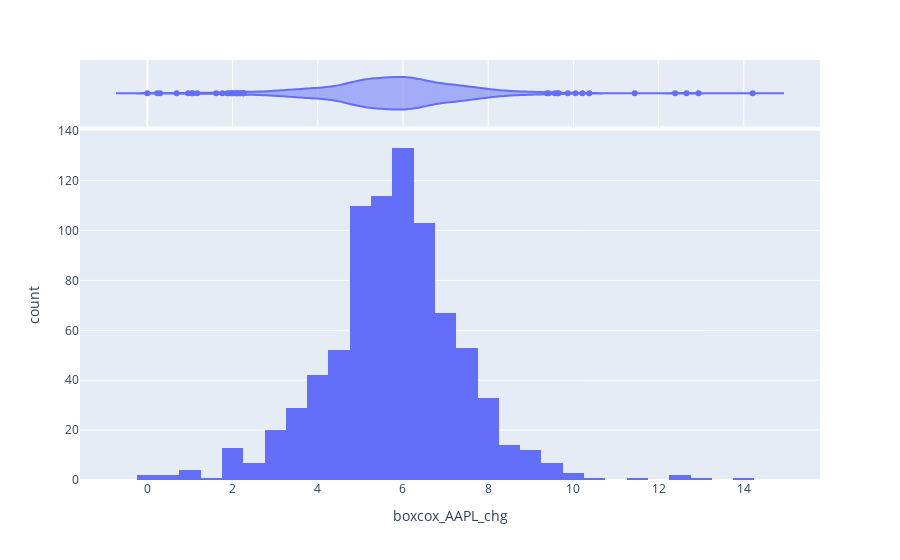

Here is the notebook cell this chart was saved with:
### Markdown cell above
## Преобразование бокса кокса
Данное преобразование позволяет уменьшить влияние выбросов

### Code cell
stock_df['boxcox_AAPL_chg'] = stats.boxcox(x=(stock_df['AAPL_chg'] - stock_df['AAPL_chg'].min() + 1))[0]

# plotly
fig = px.histogram(stock_df, x='boxcox_AAPL_chg', marginal="violin",)
# fig = px.histogram(stock_df, x='boxcox_AAPL_chg', marginal="rug",)

fig.show()

### Figure 1 — Plotly figure (JSON) as saved in the notebook; plotly's stock layout.template omitted (floating-point values rounded to 4 significant figures; data arrays with more than 128 entries replaced by an {"elided": "..."} marker saying what was removed)
{"data": [{"alignmentgroup": "True", "bingroup": "x", "hovertemplate": "boxcox_AAPL_chg=%{x}<br>count=%{y}<extra></extra>", "legendgroup": "", "marker": {"color": "#636efa", "pattern": {"shape": ""}}, "name": "", "offsetgroup": "", "orientation": "v", "showlegend": false, "type": "histogram", "x": {"elided": "827 float values"}, "xaxis": "x", "yaxis": "y"}, {"alignmentgroup": "True", "hovertemplate": "boxcox_AAPL_chg=%{x}<extra></extra>", "legendgroup": "", "marker": {"color": "#636efa"}, "name": "", "offsetgroup": "", "scalegroup": "x", "showlegend": false, "type": "violin", "x": {"elided": "827 float values"}, "xaxis": "x2", "yaxis": "y2"}], "layout": {"barmode": "relative", "legend": {"tracegroupgap": 0}, "margin": {"t": 60}, "xaxis": {"anchor": "y", "domain": [0, 1], "title": {"text": "boxcox_AAPL_chg"}}, "xaxis2": {"anchor": "y2", "domain": [0, 1], "matches": "x", "showgrid": true, "showticklabels": false}, "yaxis": {"anchor": "x", "domain": [0, 0.8316], "title": {"text": "count"}}, "yaxis2": {"anchor": "x2", "domain": [0.8416, 1], "matches": "y2", "showgrid": false, "showline": false, "showticklabels": false, "ticks": ""}}}
